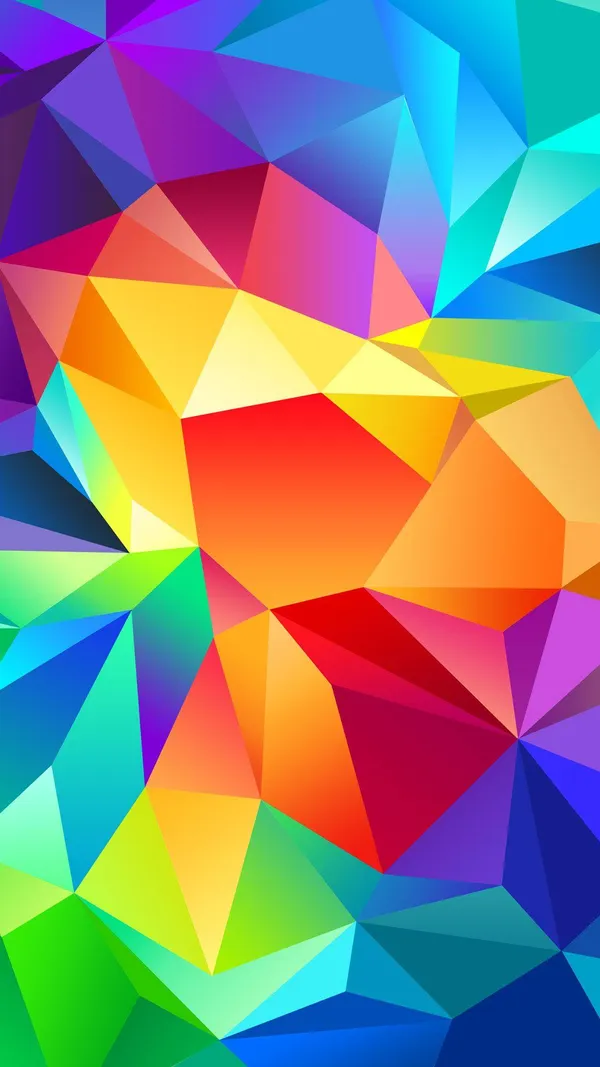
#> input picture sample.jpg, 600 x 1067 px
$ python color_detection.py
#> lines starting #> are read from the running program, lines starting #| are printed output that depends on the picture
import cv2
import pandas as pd
import numpy as np

# Configuration
IMAGE_PATH = "sample.jpg"
COLOR_VALUE_CSV = "color_value.csv"
WINDOW_NAME = "Color Detection"

# loading and reading color csv file
colors_df = pd.read_csv(COLOR_VALUE_CSV)
#> (reads color_value.csv from the repository)

# Renaming features
colors_df.rename(columns={
    "Color": "color",
    "Color Name": "color_name",
    "hexadecimal value": "hex",
    "Red": "R",
    "Green": "G",
    "Blue": "B"
}, inplace=True)

# converting RGB to numeric values
colors_df[["R", "G", "B"]] = colors_df[["R", "G", "B"]].astype(int)

# loading sample image
image = cv2.imread(IMAGE_PATH)
#> image is the input picture: shape (1067, 600, 3); mean B, G, R 127.4, 131.9, 133.4
if image is None:
    raise FileNotFoundError(f"Image not found: {IMAGE_PATH}")

image = cv2.resize(image, (800, 600))
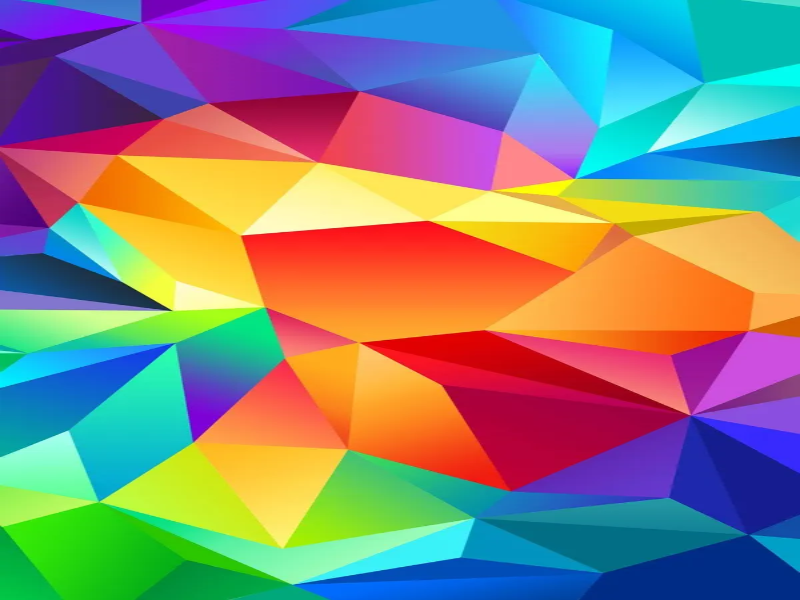
#> image: shape (600, 800, 3); mean B, G, R 127.3, 131.8, 133.3

# global state variables
clicked = False
click_x = click_y = 0
r = g = b = 0

# color detecion function
def detect_color(R, G, B):

    min_dist = float("inf")
    detected_color = "Unknown"

    R, G, B = int(R), int(G), int(B)

    for _, row in colors_df.iterrows():
        dist = (
            abs(R - row["R"]) +
            abs(G - row["G"]) +
            abs(B - row["B"])
        )
        if dist < min_dist:
            min_dist = dist
            detected_color = row["color_name"]

    return detected_color

# mouse click function
def mouse_event(event, x, y, flags, param):
    global clicked, r, g, b, click_x, click_y

    if event == cv2.EVENT_LBUTTONDBLCLK:
        clicked = True
        click_x, click_y = x, y
        b, g, r = image[y, x]

# loop function
cv2.namedWindow(WINDOW_NAME)
cv2.setMouseCallback(WINDOW_NAME, mouse_event)

while True:
    clone_img = image.copy()

    if clicked:
        # color rectangle preview
        cv2.rectangle(
            clone_img,
            (20, 20),
            (600, 70),
            (int(b), int(g), int(r)),
            -1
        )

        color_name = detect_color(r, g, b)
        text = f"{color_name} | R={r} G={g} B={b}"

        # handling extreme values
        brightness = int(r) + int(g) + int(b)
        text_color = (0, 0, 0) if brightness > 500 else (255, 255, 255)

        cv2.putText(
            clone_img,
            text,
            (30, 60),
            cv2.FONT_HERSHEY_SIMPLEX,
            0.8,
            text_color,
            2,
            cv2.LINE_AA
        )

    cv2.imshow(WINDOW_NAME, clone_img)

    # press esc to exit
    if cv2.waitKey(20) & 0xFF == 27:
#> (key Esc is pressed here)
        break

cv2.destroyAllWindows()
